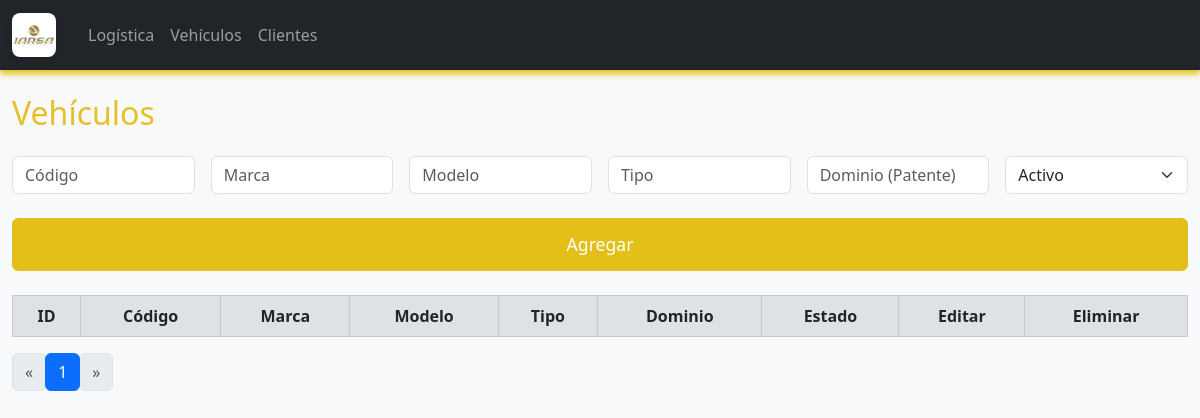
The page /vehiculos on the database as committed earlier.
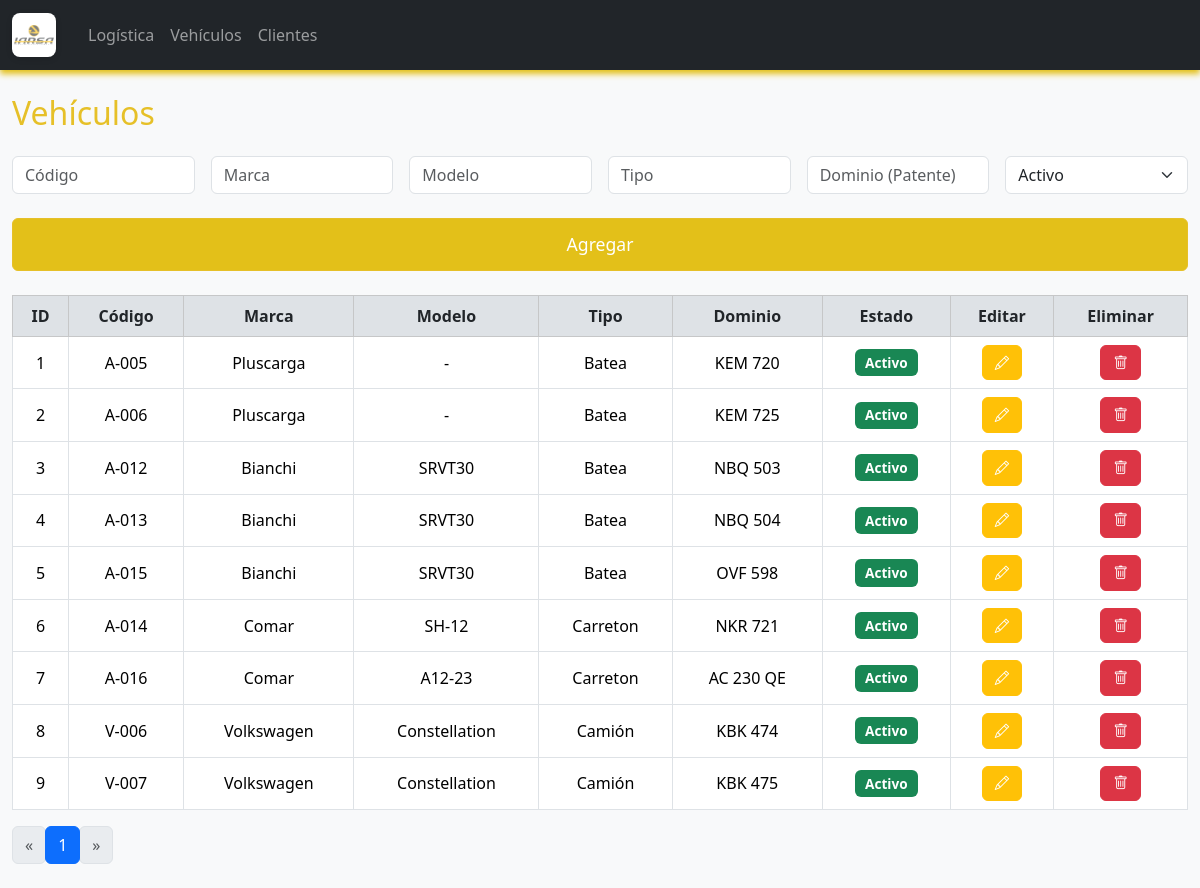
The same page on the database as committed later.
### logistica/models.py (models this page shows, shortened)
class Vehiculo(db.Model):
    id = db.Column(db.Integer, primary_key=True)
    codigo = db.Column(db.String(10), nullable=False, unique=True)  # Código interno
    marca = db.Column(db.String(50), nullable=False)
    modelo = db.Column(db.String(50), nullable=False)
    tipo = db.Column(db.String(50), nullable=False)
    dominio = db.Column(db.String(10), nullable=False, unique=True)  # Patente
    estado = db.Column(db.String(10), nullable=False)  # Activo / Inactivo

### logistica/routes.py (the view)
@main.route('/vehiculos')
def vehiculos():
    page = request.args.get('page', 1, type=int)
    query = Vehiculo.query.order_by(Vehiculo.id)
    vehiculos, total, total_pages, page = paginar_query(query, page)
    return render_template('vehiculo.html',
                           vehiculos=vehiculos,
                           page=page,
                           total_pages=total_pages)

### logistica/routes.py (called while the page is built)
def paginar_query(query, page, per_page=10):
    total = query.count()
    total_pages = max((total + per_page - 1) // per_page, 1)  # mínimo 1 página
    if page < 1:
        page = 1
    elif page > total_pages:
        page = total_pages
    items = query.offset((page - 1) * per_page).limit(per_page).all()
    return items, total, total_pages, page

### logistica/templates/vehiculo.html (shortened to what this page needs)
{% extends "index.html" %}
{% block content %}
<h2 class="mb-4">Vehículos</h2>
<form method="POST" action="{{ url_for('main.agregar_vehiculo') }}" class="row g-3 mb-4">
    <div class="col-md-2">
        <input type="text" name="codigo" class="form-control" placeholder="Código" required>
    </div>
    <div class="col-md-2">
        <input type="text" name="marca" class="form-control" placeholder="Marca" required>
    </div>
    <div class="col-md-2">
        <input type="text" name="modelo" class="form-control" placeholder="Modelo" required>
    </div>
    <div class="col-md-2">
        <input type="text" name="tipo" class="form-control" placeholder="Tipo" required>
    </div>
    <div class="col-md-2">
        <input type="text" name="dominio" class="form-control" placeholder="Dominio (Patente)" required>
    </div>
    <div class="col-md-2">
        <select name="estado" class="form-select" required>
            <option value="Activo">Activo</option>
        </select>
    </div>
    <div class="col-12">
        <button type="submit" class="btn btn-primary btn-block btn-agregar-grande">Agregar</button>
    </div>
</form>
<table class="table table-bordered table-hover align-middle">
    <thead class="table-light">
        <tr>
            <th>ID</th>
            <th>Código</th>
            <th>Marca</th>
            <th>Modelo</th>
            <th>Tipo</th>
            <th>Dominio</th>
            <th>Estado</th>
            <th>Editar</th>
            <th>Eliminar</th>
        </tr>
    </thead>
    <tbody>
        {% for v in vehiculos %}
        <tr>
            <td>{{ v.id }}</td>
            <td>{{ v.codigo }}</td>
            <td>{{ v.marca }}</td>
            <td>{{ v.modelo }}</td>
            <td>{{ v.tipo }}</td>
            <td>{{ v.dominio }}</td>
            <td>
                <span class="badge {% if v.estado == 'Activo' %}bg-success{% else %}bg-secondary{% endif %}">
                    {{ v.estado }}
                </span>
            </td>
            <td>
                <button type="button" class="btn btn-warning btn-sm" data-bs-toggle="modal" data-bs-target="#editarModal{{ v.id }}">
                    <i class="bi bi-pencil"></i>
                </button>
            </td>
            <td>
                <a href="{{ url_for('main.eliminar_vehiculo', id=v.id) }}" class="btn btn-danger btn-sm">
                    <i class="bi bi-trash"></i>
                </a>
            </td>
        </tr>
        {% endfor %}
    </tbody>
</table>
<nav aria-label="Page navigation example">
  <ul class="pagination">
    <li class="page-item {% if page == 1 %}disabled{% endif %}">
      <a class="page-link" href="{{ url_for('main.vehiculos', page=page-1) }}" aria-label="Previous">
        <span aria-hidden="true">&laquo;</span>
      </a>
    </li>
    {% for p in range(1, total_pages + 1) %}
      <li class="page-item {% if p == page %}active{% endif %}">
        <a class="page-link" href="{{ url_for('main.vehiculos', page=p) }}">{{ p }}</a>
      </li>
    {% endfor %}
    <li class="page-item {% if page == total_pages %}disabled{% endif %}">
      <a class="page-link" href="{{ url_for('main.vehiculos', page=page+1) }}" aria-label="Next">
        <span aria-hidden="true">&raquo;</span>
      </a>
    </li>
  </ul>
</nav>
{% endblock %}

### logistica/templates/index.html (shortened to what this page needs)
<!DOCTYPE html>
<html lang="es">
<head>
    <link href="https://cdn.jsdelivr.net/npm/bootstrap@5.3.7/dist/css/bootstrap.min.css" rel="stylesheet">
    <link href="https://cdn.jsdelivr.net/npm/bootstrap-icons@1.10.5/font/bootstrap-icons.css" rel="stylesheet">
    <link rel="stylesheet" href="{{ url_for('static', filename='style.css') }}">
</head>
<body>
    <nav class="navbar navbar-expand-lg navbar-dark bg-dark">
        <div class="container-fluid">
            <a class="navbar-brand d-flex align-items-center" href="{{ url_for('main.index') }}">
                <img src="{{ url_for('static', filename='isologo IARSA.png') }}" alt="Logo" width="40" height="40" class="me-2">
            </a>
            <div class="collapse navbar-collapse" id="navbarNav">
                <ul class="navbar-nav me-auto">
                    <li class="nav-item">
                        <a class="nav-link" aria-current="page" href="{{ url_for('main.index') }}">Logística</a>
                    </li>
                    <li class="nav-item">
                        <a class="nav-link" href="{{ url_for('main.vehiculos') }}">Vehículos</a>
                    </li>
                    <li class="nav-item">
                        <a class="nav-link" href="{{ url_for('main.clientes') }}">Clientes</a>
                    </li>
                </ul>
            </div>
        </div>
    </nav>
    <div class="container my-4">
        {% block content %}{% endblock %}
    </div>
</body>
</html>

### logistica/static/style.css (style rules this page uses)
body { background-color: #f8f9fa; font-family: 'Segoe UI', Tahoma, Geneva, Verdana, sans-serif; }
h1, h2, h3 { color: #e6c028; }
.table th, .table td { text-align: center; vertical-align: middle; }
.btn { border-radius: 0.375rem; padding: 0.375rem 0.75rem; font-size: 0.9rem; }
.btn-warning { color: #fff; }
.btn-danger { color: #fff; }
.btn-primary { background-color: #e3c019; border-color: #e6c028; }
.btn-agregar-grande { width: 100%; font-size: 1.1rem; padding: 0.75rem 0; margin-top: 0.5rem; }
form input, form select { border-radius: 0.375rem; }
.navbar { box-shadow: 0 4px 6px #e3c019; }
.navbar-brand { font-weight: bold; letter-spacing: 1px; }
.navbar-brand img { width: 44px; height: 44px; object-fit: contain; background: #fff; border-radius: 8px; padding: 2px; margin-right: 10px; box-shadow: 0 2px 6px rgba(0,0,0,0.12); }
.badge { font-size: 0.85rem; padding: 0.5em 0.75em; border-radius: 0.375rem; }
.pagination .page-item .page-link { border-radius: 0.375rem; }
.container { max-width: 1200px; }
.table thead th { background-color: #dee2e6; font-weight: bold; color: #212529; }

Rows that differ between the two databases and show on the page:
added Vehiculo: id "1", codigo "A-005", marca "Pluscarga", modelo "-", tipo "Batea", dominio "KEM 720", estado "Activo"
added Vehiculo: id "2", codigo "A-006", marca "Pluscarga", modelo "-", tipo "Batea", dominio "KEM 725", estado "Activo"
added Vehiculo: id "3", codigo "A-012", marca "Bianchi", modelo "SRVT30", tipo "Batea", dominio "NBQ 503", estado "Activo"
added Vehiculo: id "4", codigo "A-013", marca "Bianchi", modelo "SRVT30", tipo "Batea", dominio "NBQ 504", estado "Activo"
added Vehiculo: id "5", codigo "A-015", marca "Bianchi", modelo "SRVT30", tipo "Batea", dominio "OVF 598", estado "Activo"
added Vehiculo: id "6", codigo "A-014", marca "Comar", modelo "SH-12", tipo "Carreton", dominio "NKR 721", estado "Activo"
added Vehiculo: id "7", codigo "A-016", marca "Comar", modelo "A12-23", tipo "Carreton", dominio "AC 230 QE", estado "Activo"
added Vehiculo: id "8", codigo "V-006", marca "Volkswagen", modelo "Constellation", tipo "Camión", dominio "KBK 474", estado "Activo"
added Vehiculo: id "9", codigo "V-007", marca "Volkswagen", modelo "Constellation", tipo "Camión", dominio "KBK 475", estado "Activo"
